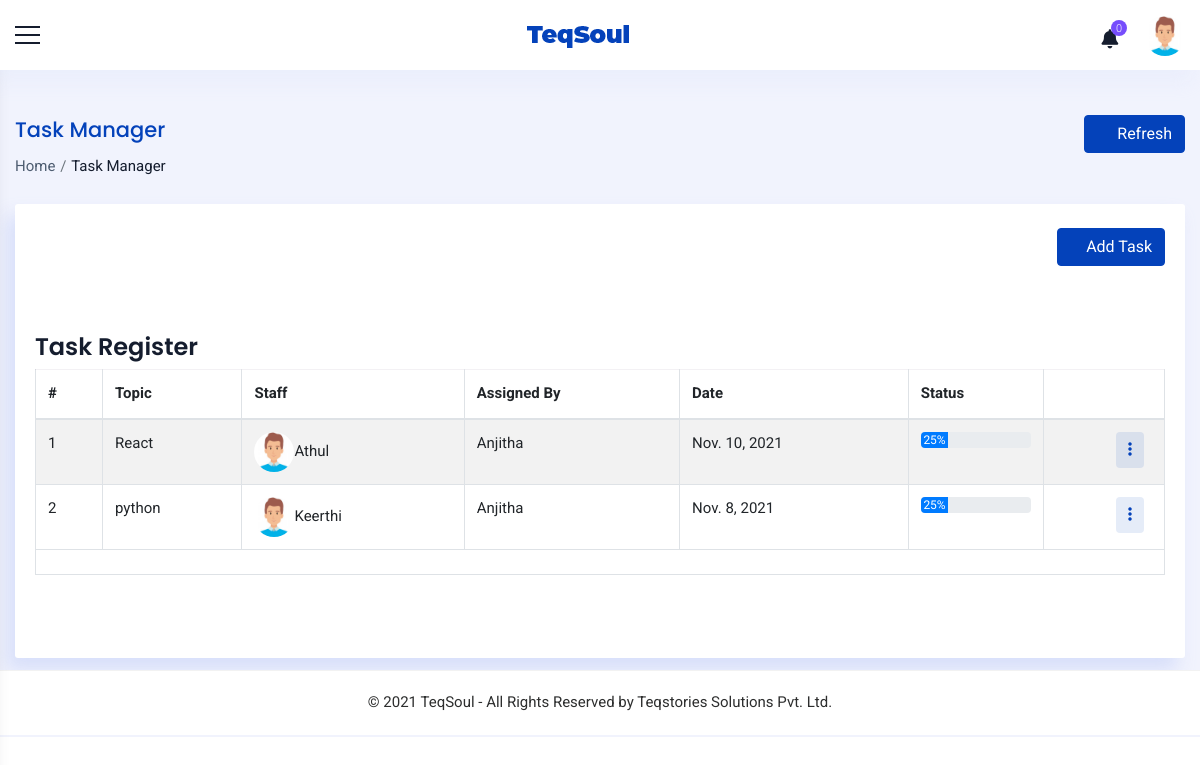
Screenshot of /administrator/taskmanager/ (signed in) with the database file from the repository.
### accounts/models.py (models this page shows)
class Staff(models.Model):
    value= (
    ('1', 'Operations'),
    ('2', 'Sales'),
    ('3', 'Trainer'),
    ('4', 'Admin'),
    ('5', 'Operations Manager'),
    ('6', 'Sales Manager'),
    ('7', 'Trainer Manager'),
    )
    user = models.OneToOneField(User,on_delete=models.CASCADE,null=True,blank=True)
    name = models.CharField(max_length=100,null=True, blank=True)
    empid = models.CharField(max_length=100,null=True, blank=True)
    mobile = models.CharField(max_length=10,null=True, blank=True)
    email = models.EmailField(max_length=200,null=True, blank=True)
    sex = models.CharField(max_length=10,null=True,choices=sex_choices, blank=True)
    dob = models.DateField(null=True, blank=True)
    doj = models.DateField(null=True, blank=True)
    blood_group = models.CharField(max_length=100,null=True, blank=True,choices=groups)
    house = models.CharField(max_length=100,null=True, blank=True)
    street =models.CharField(max_length=100,null=True, blank=True)
    street2 =models.CharField(max_length=100,null=True, blank=True)
    city = models.CharField(max_length=100,null=True, blank=True)
    state = models.CharField(max_length=100,null=True,choices=state, blank=True)
    pin = models.CharField(max_length=100,null=True,blank=True)
    stype = models.CharField(max_length=100,null=True,choices=value, blank=True)
    status = models.CharField(max_length=20,choices=(('Active','Active'),('Inactive','Inactive')),default='Active')
    profile_pic = models.ImageField(null=True, blank=True,upload_to='images/dp/',default='accounts/static/images/user3.png')
    facebook = models.CharField(max_length=1000, null=True, blank=True)
    linkedin = models.CharField(max_length=1000, null=True, blank=True)
    instagram = models.CharField(max_length=1000, null=True, blank=True)
    approval = models.BooleanField(null=True, blank=True, default=False)
    def __str__(self):
        return self.name
    class Meta:
        unique_together = [['name']]

class Task(models.Model):
    topic = models.CharField(max_length=1000, null=True, blank=True)
    description = models.TextField(max_length=5000,null=True, blank=True)
    attachment = models.FileField(null=True, blank=True,upload_to='images/task/')
    user = models.ForeignKey(Staff,null=True, blank=True,on_delete=models.CASCADE,related_name='task_for',limit_choices_to=(~Q(stype='4')))
    timestamp = models.DateTimeField(null=True, blank=True)
    status = models.CharField(max_length=100,null=True, blank=True,choices=values,default='0')
    assigned_by = models.ForeignKey(Staff,null=True, blank=True,on_delete=models.CASCADE,related_name='assigned_by')
    complete = models.BooleanField(default=False)

### accounts/views.py (the view, shortened to what this page needs)
# urls.py: path('administrator/taskmanager/',TaskManager.as_view(),name='task_manager'),
class TaskManager(View):
    def get(self, request):
        x = ManagerCheck(request)
        if x == True:
            staff = Staff.objects.get(user=request.user)
            notify = Notifications(staff)
            count = CountNotifications(notify)
            form = AddTasksForm()
            if staff.stype == '4':
                task = Task.objects.all().order_by('-timestamp')
            else:
                task = Task.objects.filter(assigned_by= staff).order_by('-timestamp')
            context ={'count':count,'notify':notify,'staff':staff,'form':form,'task':task}
            return render(request,'admin/assign_task.html',context)
        else:
            if request.user.is_authenticated:
                return render(request,'messages/common/permission_error.html')
            else:
                return redirect('home')

### accounts/functions.py (called while the page is built)
def ManagerCheck(request):
    user = request.user
    if user.is_authenticated:
        try:
            staff = Staff.objects.get(user=user)
            if staff.stype == '6' or staff.stype=='4' or staff.stype== '5' or staff.stype== '7':
                return (True)
            else:
                return (False)
        except:
            return (False)
    else:
        return (False)

def Notifications(staff):
    notifications = Notification.objects.filter(user1=staff,status='2').order_by('-date').order_by('-time')
    return notifications

def CountNotifications(notifications):
    count = 0
    for i in notifications:
        count = count +1
    return count

### accounts/templates/admin/assign_task.html (shortened to what this page needs)
{% extends 'common/main.html' %}
{% load static %}
{% block content %}
{% include 'common/header.html' %}
<div class="container_full">
    <div class="content_wrapper bg_homebefore inner-wrapper tables-sec">
        <div class="container-fluid">
            <div class="breadcrumbbar">
                <div class="row">
                  <div class="col-md-8 col-lg-8">
                    <h4 class="page-title">Task Manager</h4>
                    <div class="breadcrumb-list">
                      <ol class="breadcrumb">
                        <li class="breadcrumb-item"><a href="{% url 'home' %}">Home</a></li>
                        <li class="breadcrumb-item active" aria-current="page">Task Manager</li>
                      </ol>
                    </div>
                  </div>
                  <div class="col-md-4 col-lg-4 mr-0">
                    <div class="widgetbar">
                        <button class="btn btn-primary" onclick="window.location.reload()"><i class="ti ti-reload mr-2"></i>Refresh</button>
                    </div>
                  </div>
                </div>
              </div>
        <div class="row ">
            <div class="col-12">
              <div class="card">
                <p class=" text-right">
                  <button class="btn btn-primary my-1" type="button" data-toggle="collapse" data-target="#collapseExample" aria-expanded="false" aria-controls="collapseExample"><i class="ti ti-plus"></i> Add Task</button>
              </p>
                <div class="collapse" id="collapseExample">
                                {% load widget_tweaks %}
                </div><br><br>
                <h4 class="m-t-0 header-title">Task Register</h4>
                <div class="table-responsive">
                <table id="demo-foo-filtering" class="table table-striped table-bordered toggle-circle m-b-0" >
                  <thead>
                    <tr>
                      <th>#</th>
                      <th>Topic</th>
                      <th>Staff</th>
                      <th>Assigned By</th>
                      <th>Date</th>
                      <th>Status</th>
                      <th class="text-right"></th>
                    </tr>
                  </thead>
                  <tbody>
                    {% for i in task %}
                    <tr>
                      <td>{{forloop.counter}}</td>
                      <td>{{i.topic}}</td>
                      <td><img class="img-circle pro_pic" src="{{i.user.profile_pic.url}}" alt="{{i.user.name}}" style="width: 40px;height:40px">{{i.user}}</td>
                      <td>{{i.assigned_by}}</td>
                      <td>{{i.timestamp.date}}</td>
                      {% if i.status == "0" %}
                      <td>
                          <div class="progress">
                              <div class="progress-bar progress-bar-animated" role="progressbar" style="width:0%" aria-valuenow="0" aria-valuemin="0" aria-valuemax="100">0%</div>
                          </div>
                      </td>
                      {% elif i.status == "25" %}
                      <td>
                        <div class="progress">
                            <div class="progress-bar progress-bar-animated" role="progressbar" style="width:25%" aria-valuenow="25" aria-valuemin="0" aria-valuemax="100">25%</div>
                        </div>
                      </td>
                      {% elif i.status == "50" %}
                      <td>
                        <div class="progress">
                            <div class="progress-bar" role="progressbar" style="width:50%" aria-valuenow="50" aria-valuemin="0" aria-valuemax="100">50%</div>
                        </div>
                      </td>
                      {% elif i.status == "75" %}
                      <td>
                        <div class="progress">
                            <div class="progress-bar" role="progressbar" style="width:75%" aria-valuenow="75" aria-valuemin="0" aria-valuemax="100">75%</div>
                        </div>
                      </td>
                      {% elif i.status == "100" %}
                      <td>
                        <div class="progress">
                            <div class="progress-bar" role="progressbar" style="width:100%" aria-valuenow="100" aria-valuemin="0" aria-valuemax="100">100%</div>
                        </div>
                      </td>
                      {% endif %}
                      <td class="text-right">
                        <div class="btn-group mr-2">
                          <div class="dropdown">
                            <button class="btn btn-round btn-primary-rgba" type="button" id="CustomdropdownMenuButton4" data-toggle="dropdown" aria-haspopup="true" aria-expanded="false"><i class="fas fa-ellipsis-v"></i></button>
                          </div>
                        </div>
                      </td>
                      {% empty %}
                      <td colspan="7">Add tasks to show.</td>
                    </tr>
                    {% endfor %}
                  </tbody>
                  <tfoot>
                    <tr class="active">
                      <td colspan="8">
                        </td>
                    </tr>
                  </tfoot>
                </table></div><br><br>
              </div>
            </div>
          </div>
          </div>
        </div>
        {% include 'common/footer.html' %}
    </div>
</div>
{% endblock %}

### accounts/templates/common/header.html (shortened to what this page needs)
{% load static %}
<div class="header-bg">
    <header class="main-header">
      <div class="container_header phone_view border_top_bott">
        <div class="row">
          <div class="col-md-12 d-flex justify-content-between align-items-center">
            <div class="menu-icon"> <a href="javascript:void(0)" class="menu-toggler sidebar-toggler"></a> </div>
            <div class="logo d-flex align-items-center justify-content-center"> <a href="javascript:void(0)"> <strong
                  class="logo_icon"> <img src="{% static 'images/small-logo.png' %}" alt=""> </strong>  </a> </div>
            <div class="right_detail">
              <div class="row d-flex align-items-center justify-content-end">
                <div class="col-xl-12 col-12 d-flex justify-content-end">
                  <div class="right_bar_top d-flex align-items-center">
                    {% if staff %}
                        {% include 'common/notifications.html' %}
                        <div class="dropdown dropdown-user"> <a href="javascript:void(0)" class="dropdown-toggle"
                            data-toggle="dropdown" data-hover="dropdown" data-close-others="true" aria-expanded="true"> <img
                              class="img-circle pro_pic" src="{{staff.profile_pic.url}}" alt="{{staff.name}}"> </a>
                        </div>
                    {% endif %}
                  </div>
                </div>
              </div>
            </div>
          </div>
        </div>
      </div>
    </header>
  </div>

### static/css/style.css (style rules this page uses)
* { margin: 0; padding: 0; }
body { font-family: 'Roboto', sans-serif; font-size: 15px; line-height: 1.57143; font-weight: 400; color: #2d2e2e; }
h1, h2, h3, h4, h5, h6 { font-family: Poppins, sans-serif; margin-top: 0; font-weight: 600; color: #151d2e; }
a { color: #2d2e2e; transition: all 0.3s ease 0s; }
a, a:hover, a:active, a:focus { outline: none; text-decoration: none; }
i { transition: all 0.4s ease-in-out 0s; }
.img-circle { border-radius: 50%; }
.table td, .table th { border-top: 1px solid rgba(82, 63, 105, 0.07) !important; }
.btn-primary { color: #ffffff; background-color: #0442ba; border-color: #0442ba; box-shadow: none; }
.container_full { background: #f1f3fd; margin-top: 70px; position: relative; min-height: calc(100vh - 133px); overflow-x: hidden; }
.content_wrapper { margin-left: 0; margin-right: 0px; margin-top: 0; min-height: 600px; padding: 25px 0px 0px 0px; position: relative; }
.bg_homebefore { position: relative; }
.content_wrapper { padding-top: 25px; transition: all 0.3s; margin-left: 0px; }
.card { border-radius: 3px; background-color: #ffffff; box-shadow: -8px 12px 18px 0 rgba(209, 218, 249, 0.8); border: none; }
.breadcrumbbar { margin: 20px 0 25px; padding: 0; background-color: transparent; border-radius: 3px; }
.breadcrumbbar .page-title { color: #0442ba; font-size: 21px; font-weight: 500; line-height: 30px; margin-bottom: 10px; }
.breadcrumbbar .breadcrumb-list { text-align: left; }
.breadcrumbbar .breadcrumb { margin: 0; padding: 0; display: inline-flex; background-color: transparent; }
.breadcrumbbar .breadcrumb .breadcrumb-item a { color: #4e5d71; }
.breadcrumbbar .breadcrumb .breadcrumb-item.active { color: #151d2e; }
.breadcrumbbar .breadcrumb-item + .breadcrumb-item { padding-left: 0.3rem; }
.breadcrumbbar .breadcrumb-item + .breadcrumb-item::before { padding-right: 0.3rem; }
.breadcrumbbar .widgetbar { text-align: right; }
.btn-primary-rgba { background-color: rgba(4, 66, 186, 0.1); border: none; color: #0442ba; }
.tables-sec .card { padding: 20px; }
.table thead th { vertical-align: bottom; border-bottom: 2px solid #dee2e6; border-top: none; }

### rows the page displays
Staff: profile_pic (picture)
Task: topic "React", user.profile_pic (picture), user "Athul", assigned_by "Anjitha", timestamp "Nov. 10, 2021", status "25%"
Task: topic "python", user.profile_pic (picture), user "Keerthi", assigned_by "Anjitha", timestamp "Nov. 8, 2021", status "25%"

### other values shown
{{ count }} "0"
